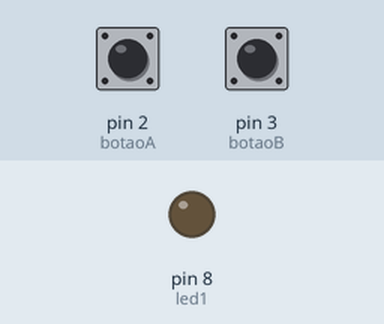
The sketch below on a simulated Arduino Uno, built with avr-gcc and run on an emulated ATmega328P. Shown: output pins drawn as LEDs (lit = HIGH). The test bench sets the inputs (shaded band); at power-on: pin 2 (botaoA) HIGH, pin 3 (botaoB) HIGH.

Above: at 1.2 s.
1.3 s: pin 2 (botaoA) pulled LOW for 0.15 s
At 2.3 s:
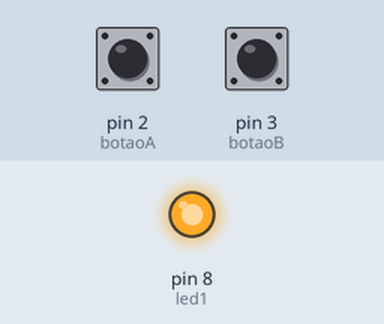
4.4 s: pin 3 (botaoB) pulled LOW for 0.15 s
At 5.6 s:
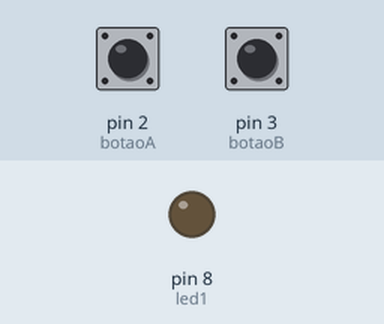
6.0 s: pin 2 (botaoA) pulled LOW for 1 s
At 7.1 s:
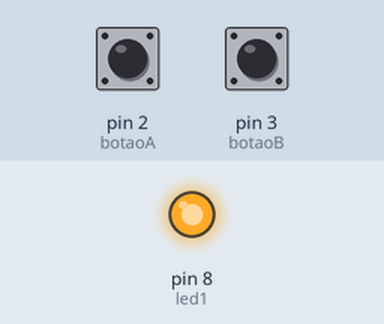
Timing chart, 0 to 12.6 s (numbered marks = the images above; inputs shaded):
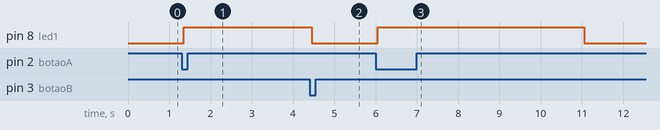

Measured:
- after the input at 1.3 s, pin 8 (led1): LOW → HIGH after 0.05 s
- after the input at 4.4 s, pin 8 (led1): HIGH → LOW after 0.05 s
- after the input at 6.0 s, pin 8 (led1): LOW → HIGH after 0.05 s, → LOW 5.0 s later

The sketch:

8C.ino
```cpp
const int led1 = 8;

const int botaoA = 2; // inicia
const int botaoB = 3; // cancela

bool estadoA = HIGH;
bool estadoB = HIGH;

bool ultimoA = HIGH;
bool ultimoB = HIGH;

unsigned long tempoA = 0;
unsigned long tempoB = 0;

const int debounceDelay = 50;

// controle do temporizador
bool ledLigado = false;
unsigned long inicioTempo = 0;
const unsigned long duracao = 5000; // 5 segundos

void setup() {
  pinMode(botaoA, INPUT_PULLUP);
  pinMode(botaoB, INPUT_PULLUP);
  pinMode(led1, OUTPUT);
}

void loop() {

  // ===== LEITURA =====
  bool leituraA = digitalRead(botaoA);
  bool leituraB = digitalRead(botaoB);

  // ===== DEBOUNCE A =====
  if (leituraA != ultimoA) tempoA = millis();

  if ((millis() - tempoA) > debounceDelay) {
    if (leituraA != estadoA) {
      estadoA = leituraA;

      // clique no botão A → inicia temporizador
      if (estadoA == LOW) {
        ledLigado = true;
        inicioTempo = millis();
      }
    }
  }

  // ===== DEBOUNCE B =====
  if (leituraB != ultimoB) tempoB = millis();

  if ((millis() - tempoB) > debounceDelay) {
    if (leituraB != estadoB) {
      estadoB = leituraB;

      // clique no botão B → cancela
      if (estadoB == LOW) {
        ledLigado = false;
      }
    }
  }

  ultimoA = leituraA;
  ultimoB = leituraB;

  // ===== CONTROLE DO TEMPO =====
  if (ledLigado) {
    // verifica se passou 5 segundos
    if (millis() - inicioTempo >= duracao) {
      ledLigado = false;
    }
  }

  // ===== SAÍDA =====
  digitalWrite(led1, ledLigado);
}
```
